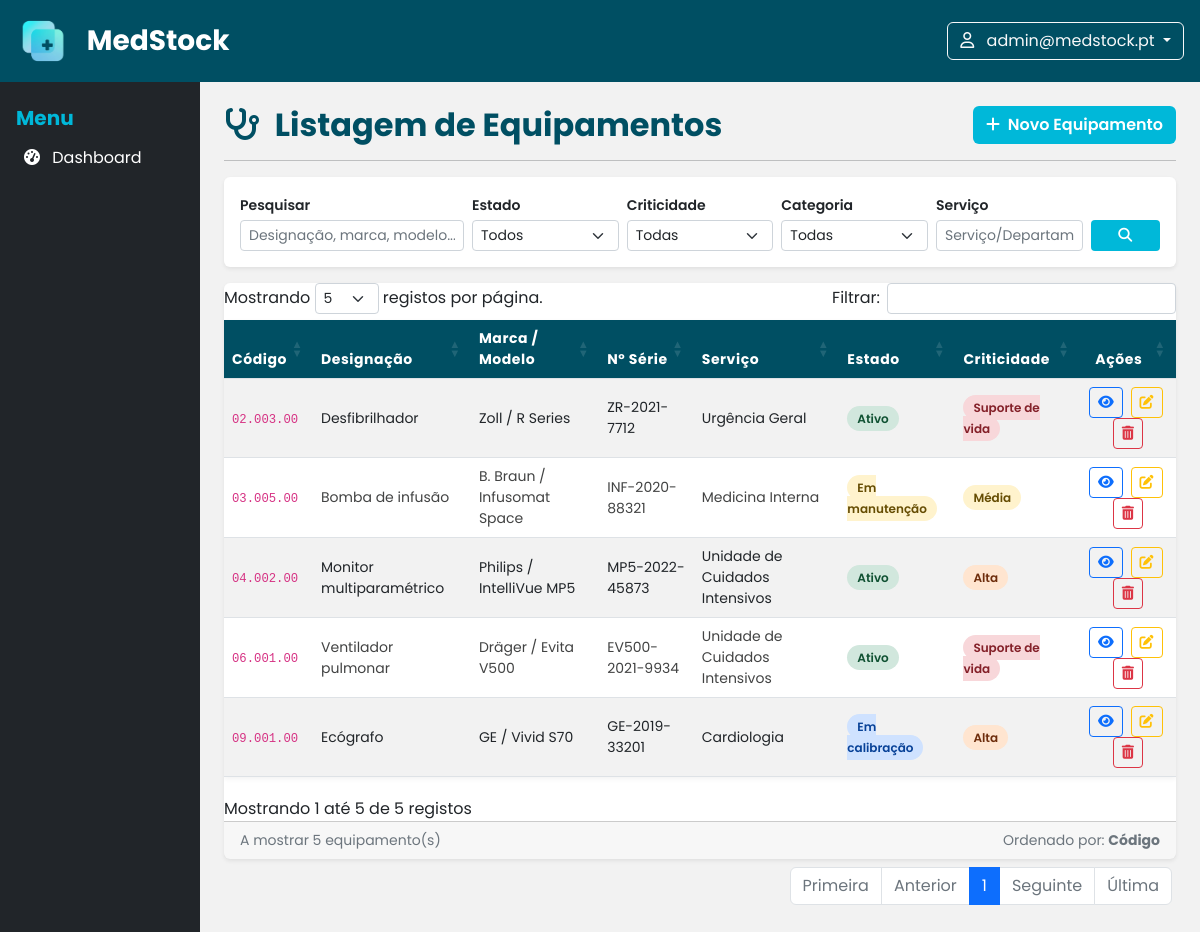
The app's page /private/views/equipamentos/lista.php (signed in) with its own data.
### tables this page shows
CREATE TABLE IF NOT EXISTS `equipamentos` (
  `id` int unsigned NOT NULL AUTO_INCREMENT,
  `codigo` varchar(20) NOT NULL,
  `designacao` varchar(150) NOT NULL,
  `marca` varchar(100) DEFAULT NULL,
  `modelo` varchar(100) DEFAULT NULL,
  `numero_serie` varchar(100) DEFAULT NULL,
  `categoria` enum('Monitorização','Suporte de vida','Terapia','Diagnóstico','Laboratório','Esterilização','Reabilitação') DEFAULT NULL,
  `estado` enum('Ativo','Em manutenção','Em calibração','Em quarentena','Inativo','Abatido') NOT NULL DEFAULT 'Ativo',
  `criticidade` enum('Baixa','Média','Alta','Suporte de vida') NOT NULL DEFAULT 'Média',
  `id_localizacao` int unsigned DEFAULT NULL,
  `id_fornecedor` int unsigned DEFAULT NULL,
  `data_aquisicao` date DEFAULT NULL,
  `data_fabrico` date DEFAULT NULL,
  `created_at` datetime DEFAULT NULL,
  `updated_at` datetime DEFAULT NULL,
  `deleted_at` datetime DEFAULT NULL,
  PRIMARY KEY (`id`),
  UNIQUE KEY `codigo` (`codigo`),
  CONSTRAINT `fk_equip_fornecedor` FOREIGN KEY (`id_fornecedor`) REFERENCES `fornecedores` (`id`),
  CONSTRAINT `fk_equip_localizacao` FOREIGN KEY (`id_localizacao`) REFERENCES `localizacoes` (`id`)
);

CREATE TABLE IF NOT EXISTS `localizacoes` (
  `id` int unsigned NOT NULL AUTO_INCREMENT,
  `nome` varchar(100) NOT NULL,
  `descricao` varchar(255) DEFAULT NULL,
  `piso` varchar(20) DEFAULT NULL,
  `ala` varchar(50) DEFAULT NULL,
  `created_at` datetime DEFAULT NULL,
  `updated_at` datetime DEFAULT NULL,
  PRIMARY KEY (`id`)
);

### private/includes/funcoes.php (called while the page is built, shortened)
<?php
function aes_encrypt($value) {
    return bin2hex(openssl_encrypt(
        $value,
        OPENSSL_METHOD,
        OPENSSL_KEY,
        OPENSSL_RAW_DATA,
        OPENSSL_IV
    ));
}

### private/views/equipamentos/lista.php (the view, shortened to what this page needs)
<?php
require_once __DIR__ . '/../../includes/funcoes.php';
?>
<?php include '../../includes/header.php'; ?>
<?php include '../../includes/nav.php'; ?>
<?php
try {
    $ligacao = new PDO(
        "mysql:host=" . MYSQL_HOST . ";dbname=" . MYSQL_DATABASE . ";charset=utf8",
        MYSQL_USERNAME,
        MYSQL_PASSWORD
    );
    $ligacao->setAttribute(PDO::ATTR_ERRMODE, PDO::ERRMODE_EXCEPTION);
    $resultados = $ligacao->query("
        SELECT e.*, l.nome AS localizacao_nome
        FROM equipamentos e
        LEFT JOIN localizacoes l ON e.id_localizacao = l.id
        ORDER BY e.codigo
    ")->fetchAll(PDO::FETCH_OBJ);
    $erro = '';
} catch (PDOException $err) {
    $erro = "Aconteceu um erro na ligação.";
    $resultados = [];
}
?>
<div class="container-fluid">
    <div class="row">
        <?php include '../../includes/sidebar.php'; ?>
        <main class="col-md-9 col-lg-10 p-4" style="background-color: #f2f2f2;">
            <div class="d-flex justify-content-between align-items-center mb-3">
                <h2 class="mb-0 fw-bold" style="color: #004f63;">
                    <i class="fas fa-stethoscope me-2"></i> Listagem de Equipamentos
                </h2>
                <a href="novo.php" class="btn text-white fw-semibold" style="background-color: #00b8d9;">
                    <i class="fas fa-plus me-1"></i> Novo Equipamento
                </a>
            </div>
            <hr>
            <div class="card border-0 shadow-sm mb-3">
                <div class="card-body py-3">
                    <form class="row g-2 align-items-end" id="formPesquisa">
                        <div class="col-md-3">
                            <label class="form-label small fw-semibold mb-1">Pesquisar</label>
                            <input type="text" class="form-control form-control-sm" id="pesquisa"
                                placeholder="Designação, marca, modelo...">
                        </div>
                        <div class="col-md-2">
                            <label class="form-label small fw-semibold mb-1">Estado</label>
                            <select class="form-select form-select-sm" id="filtroEstado">
                                <option value="">Todos</option>
                            </select>
                        </div>
                        <div class="col-md-2">
                            <label class="form-label small fw-semibold mb-1">Criticidade</label>
                            <select class="form-select form-select-sm" id="filtroCriticidade">
                                <option value="">Todas</option>
                            </select>
                        </div>
                        <div class="col-md-2">
                            <label class="form-label small fw-semibold mb-1">Categoria</label>
                            <select class="form-select form-select-sm" id="filtroCategoria">
                                <option value="">Todas</option>
                            </select>
                        </div>
                        <div class="col-md-2">
                            <label class="form-label small fw-semibold mb-1">Serviço</label>
                            <input type="text" class="form-control form-control-sm" id="filtroServico" placeholder="Serviço/Departamento">
                        </div>
                        <div class="col-md-1">
                            <button type="button" class="btn btn-sm w-100 text-white" style="background-color: #00b8d9;"
                                onclick="pesquisar()">
                                <i class="fas fa-search"></i>
                            </button>
                        </div>
                    </form>
                </div>
            </div>
            <div class="card border-0 shadow-sm">
                <div class="card-body p-0">
                    <div class="table-responsive">
                        <table id="tabela-equipamentos" class="table table-striped table-hover align-middle mb-0">
                            <thead>
                                <tr>
                                    <th>Código</th>
                                    <th>Designação</th>
                                    <th>Marca / Modelo</th>
                                    <th>Nº Série</th>
                                    <th>Serviço</th>
                                    <th>Estado</th>
                                    <th>Criticidade</th>
                                    <th class="text-center">Ações</th>
                                </tr>
                            </thead>
                            <tbody id="tabelaCorpo">
                                <?php if (!empty($erro)): ?>
                                    <tr><td colspan="8" class="text-center text-danger py-3"><?= htmlspecialchars($erro) ?></td></tr>
                                <?php elseif (empty($resultados)): ?>
                                    <tr><td colspan="8" class="text-center text-muted py-3">Nenhum equipamento encontrado.</td></tr>
                                <?php else: ?>
                                    <?php
                                    $estadoBadges = [
                                        'Ativo'          => 'badge-ativo',
                                        'Em manutenção'  => 'badge-manutencao',
                                        'Em calibração'  => 'badge-calibracao',
                                        'Em quarentena'  => 'badge-quarentena',
                                        'Inativo'        => 'badge-inativo',
                                        'Abatido'        => 'badge-abatido',
                                    ];
                                    $criticoBadges = [
                                        'Baixa'           => 'badge-critico-baixa',
                                        'Média'           => 'badge-critico-media',
                                        'Alta'            => 'badge-critico-alta',
                                        'Suporte de vida' => 'badge-critico-vida',
                                    ];
                                    foreach ($resultados as $eq):
                                        $estadoClass  = $estadoBadges[$eq->estado] ?? '';
                                        $criticoClass = $criticoBadges[$eq->criticidade] ?? '';
                                    ?>
                                    <tr>
                                        <td><code><?= htmlspecialchars($eq->codigo) ?></code></td>
                                        <td><?= htmlspecialchars($eq->designacao) ?></td>
                                        <td><?= htmlspecialchars($eq->marca) ?> / <?= htmlspecialchars($eq->modelo) ?></td>
                                        <td><?= htmlspecialchars($eq->numero_serie) ?></td>
                                        <td><?= htmlspecialchars($eq->localizacao_nome ?? '-') ?></td>
                                        <td><span class="estado-badge <?= $estadoClass ?>"><?= htmlspecialchars($eq->estado) ?></span></td>
                                        <td><span class="critico-badge <?= $criticoClass ?>"><?= htmlspecialchars($eq->criticidade) ?></span></td>
                                        <td class="text-center">
                                            <a href="detalhes.php?id=<?= aes_encrypt($eq->id) ?>" class="btn btn-sm btn-outline-primary me-1" title="Ver detalhes"><i class="fas fa-eye"></i></a>
                                            <a href="editar.php?id=<?= aes_encrypt($eq->id) ?>" class="btn btn-sm btn-outline-warning me-1" title="Editar"><i class="fas fa-pen-to-square"></i></a>
                                            <a href="apagar.php?id=<?= aes_encrypt($eq->id) ?>" class="btn btn-sm btn-outline-danger" title="Remover"><i class="fas fa-trash-can"></i></a>
                                        </td>
                                    </tr>
                                    <?php endforeach; ?>
                                <?php endif; ?>
                            </tbody>
                        </table>
                    </div>
                </div>
                <div class="card-footer text-muted small d-flex justify-content-between">
                    <span>A mostrar <?= count($resultados) ?> equipamento(s)</span>
                    <span>Ordenado por: <strong>Código</strong></span>
                </div>
            </div>
        </main>
    </div>
</div>
<?php include '../../includes/footer.php'; ?>

### private/includes/header.php (shortened to what this page needs)
<!DOCTYPE html>
<html lang="pt-PT">
<head>
    <link rel="stylesheet" href="/SIBDAS_projeto_final/private/assets/bootstrap/bootstrap.min.css">
    <link rel="stylesheet" href="/SIBDAS_projeto_final/private/assets/fontawesome/all.min.css">
    <link rel="stylesheet" href="/SIBDAS_projeto_final/private/assets/css/1231236.css">
    <link rel="stylesheet" href="https://cdn.datatables.net/1.13.6/css/dataTables.bootstrap5.min.css">
    <link rel="stylesheet" href="https://cdn.jsdelivr.net/npm/flatpickr/dist/flatpickr.min.css">
</head>
<body>

### private/includes/nav.php (shortened to what this page needs)
<?php
$nome = $_SESSION['utilizador'];
?>
<header class="container-fluid text-white" style="background-color: #004f63;">
    <div class="row align-items-center">
        <div class="col-6 d-flex align-items-center p-3">
            <a href="/SIBDAS_projeto_final/private/home.php">
                <img src="/SIBDAS_projeto_final/private/assets/img/Logo.png" alt="Logo MedStock" height="50" class="me-3">
            </a>
            <h3 class="mb-0 fw-bold"><?php echo APP_NAME; ?></h3>
        </div>
        <div class="col-6 text-end p-3">
            <div class="dropdown">
                <button class="btn btn-outline-light dropdown-toggle" type="button" data-bs-toggle="dropdown"
                    aria-expanded="false">
                    <i class="fa-regular fa-user me-2"></i> <?= htmlspecialchars($nome) ?>
                </button>
            </div>
        </div>
    </div>
</header>

### private/includes/sidebar.php (shortened to what this page needs)
<aside class="col-md-3 col-lg-2 min-vh-100 p-3 text-white" style="background-color: #212529;">
    <h5 class="fw-bold mt-2 mb-3" style="color: #00b8d9;">Menu</h5>
    <nav>
        <a href="/SIBDAS_projeto_final/private/index.php" class="nav-link text-white px-2 mb-1 d-block rounded">
            <i class="fas fa-tachometer-alt me-2"></i> Dashboard
        </a>
    </nav>
</aside>

### private/includes/footer.php (shortened to what this page needs)
</body>
</html>

### private/assets/css/1231236.css (style rules this page uses)
* { margin: 0; padding: 0; box-sizing: border-box; font-family: 'Poppins', 'Titillium Web', sans-serif; }
:root { --verde: #00b8d9; --verde-escuro: #007fa3; --verde-muito-escuro: #004f63; --cinza-claro: #f2f2f2; --texto-escuro: #424343; }
table { width: 100%; border-collapse: collapse; margin-top: 20px; background-color: #fff; box-shadow: 0 2px 5px rgba(0, 0, 0, 0.05); }
thead { background-color: var(--verde-muito-escuro); color: #ffffff; text-align: left; }
thead th { padding: 12px; font-size: 14px; letter-spacing: 0.04em; }
tbody td { padding: 10px 12px; border-bottom: 1px solid #dee2e6; font-size: 14px; color: var(--texto-escuro); }
td a { color: var(--verde-escuro); text-decoration: none; font-weight: 600; }
.badge-ativo { background-color: #d1e7dd; color: #0f5132; }
.badge-manutencao { background-color: #fff3cd; color: #664d03; }
.badge-calibracao { background-color: #cfe2ff; color: #084298; }
.badge-critico-media { background-color: #fff3cd; color: #664d03; }
.badge-critico-alta { background-color: #ffe5d0; color: #6e2d0c; }
.badge-critico-vida { background-color: #f8d7da; color: #842029; }
.estado-badge, .critico-badge { padding: 4px 10px; border-radius: 50px; font-size: 12px; font-weight: 600; }
.me-2 { margin-right: 0.5rem; }
.text-center { text-align: center; }

### records on screen
equipamentos: codigo "02.003.00", designacao "Desfibrilhador", marca "Zoll", modelo "R Series", numero_serie "ZR-2021-7712", id_localizacao.nome "Urgência Geral", estado "Ativo", criticidade "Suporte de vida"
equipamentos: codigo "03.005.00", designacao "Bomba de infusão", marca "B. Braun", modelo "Infusomat Space", numero_serie "INF-2020-88321", id_localizacao.nome "Medicina Interna", estado "Em manutenção", criticidade "Média"
equipamentos: codigo "04.002.00", designacao "Monitor multiparamétrico", marca "Philips", modelo "IntelliVue MP5", numero_serie "MP5-2022-45873", id_localizacao.nome "Unidade de Cuidados Intensivos", estado "Ativo", criticidade "Alta"
equipamentos: codigo "06.001.00", designacao "Ventilador pulmonar", marca "Dräger", modelo "Evita V500", numero_serie "EV500-2021-9934", id_localizacao.nome "Unidade de Cuidados Intensivos", estado "Ativo", criticidade "Suporte de vida"
equipamentos: codigo "09.001.00", designacao "Ecógrafo", marca "GE", modelo "Vivid S70", numero_serie "GE-2019-33201", id_localizacao.nome "Cardiologia", estado "Em calibração", criticidade "Alta"

### other values on screen
APP_NAME "MedStock"
$nome "admin@medstock.pt"
count($resultados) "5"
